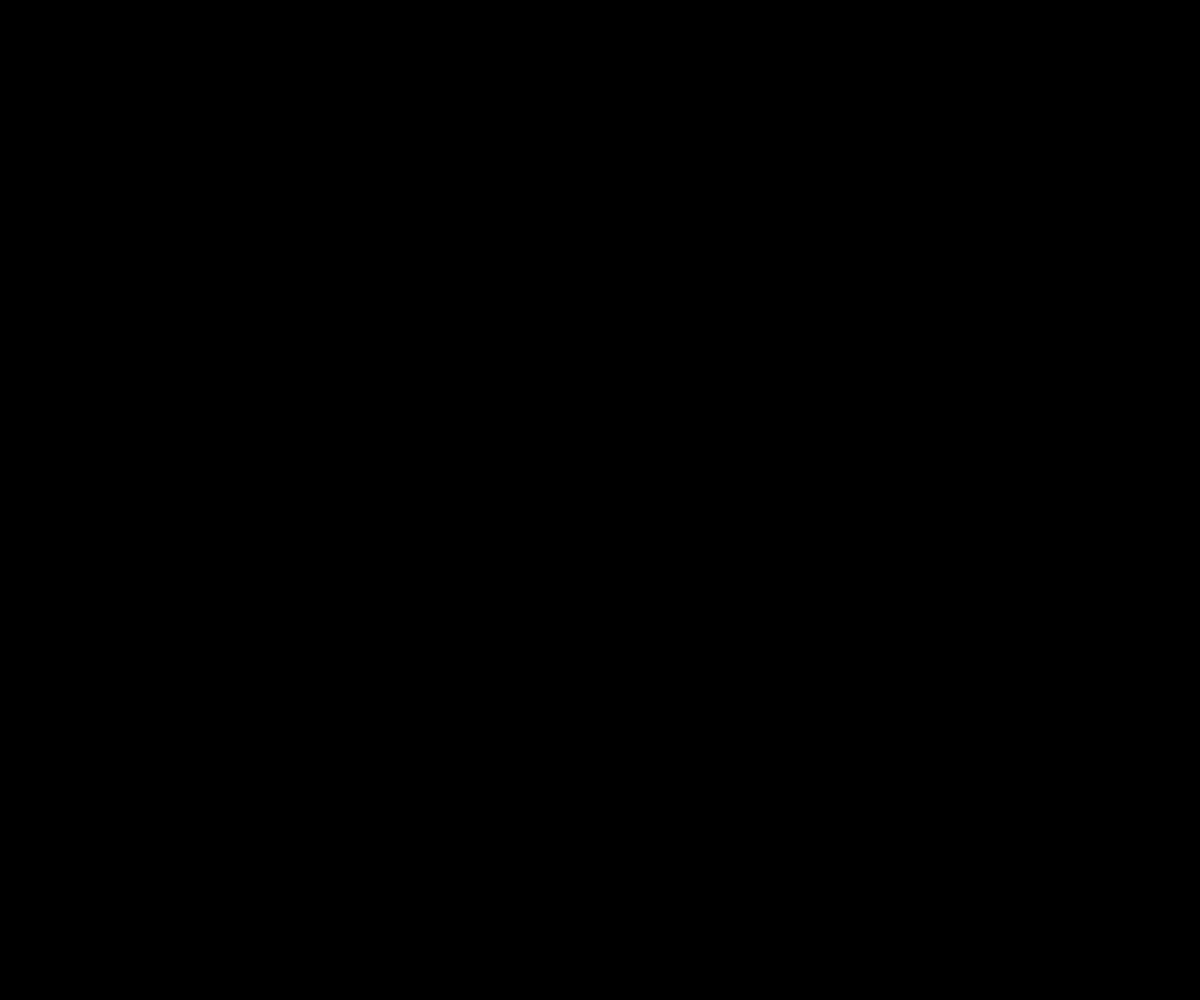
Frame 1 (no input)
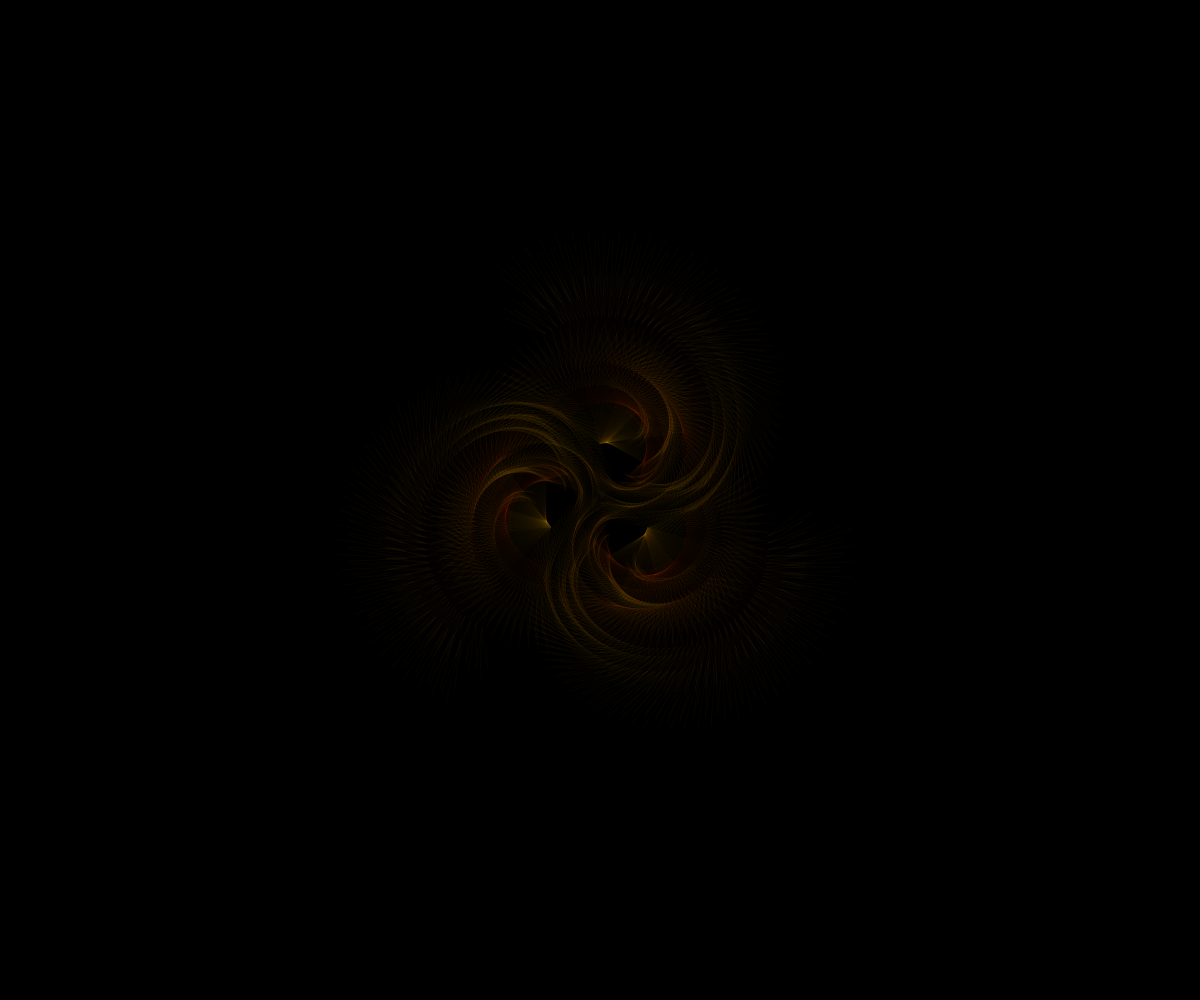
Frame 60 (no input)
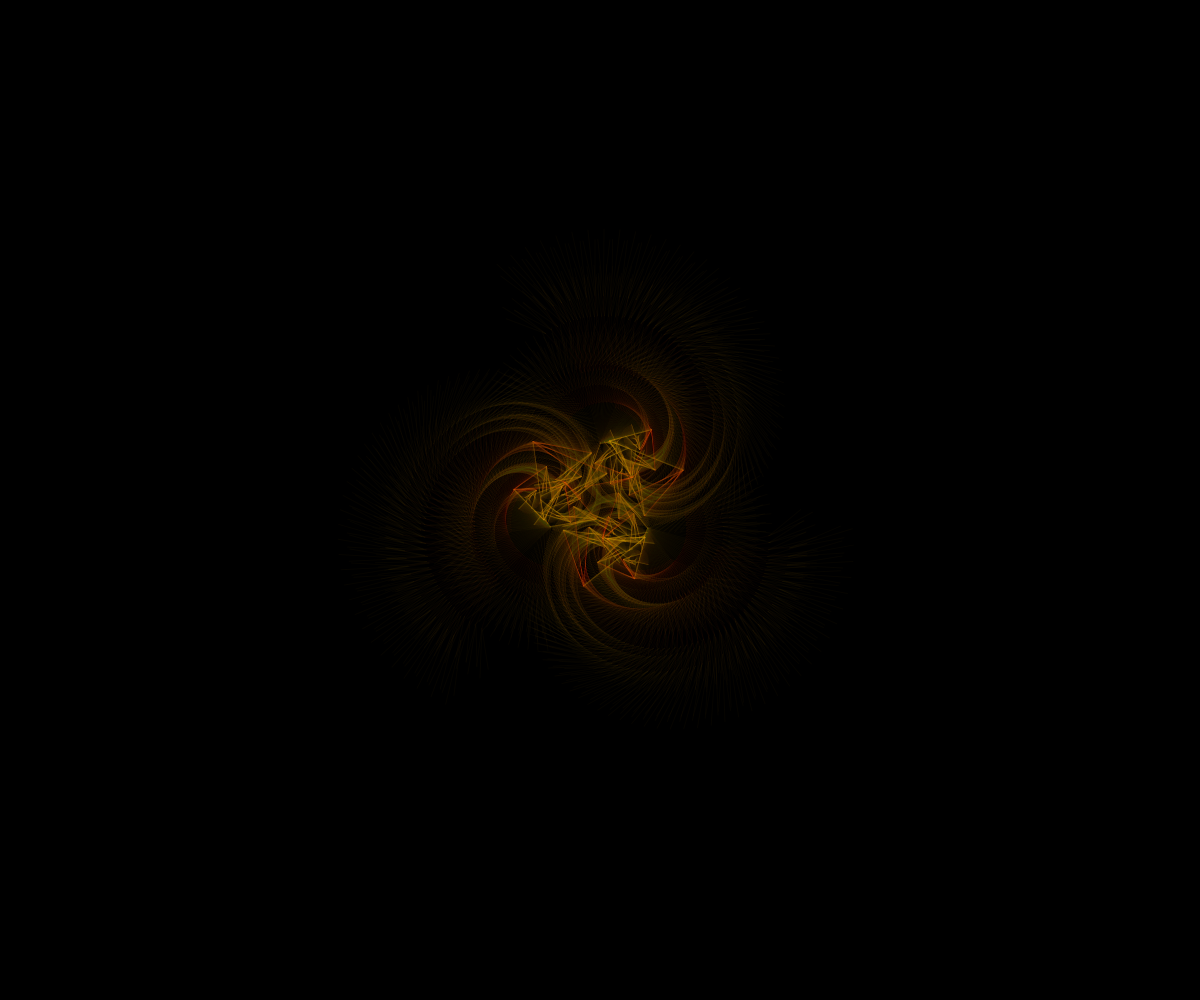
Frame 120 (the mouse pressed at the canvas centre since frame 60)

The p5.js sketch that drew these frames (run headless with seeded random() and noise() and a simulated clock; from frame 60 on, the mouse is pressed at the canvas centre):

// p5.js sketch
// ── sketch.js
var factor = newFactor = lastFactor = 0, spin = newSpin = lastSpin = 0, xo = .0,
  yo = .0,
  r = lastr = .0,
  rr = .0,
  minDiam, newDiam, initDiam,
  splitr = 360;
//TODO
var drawLines = true;
var opq = 7;
var sinRad60;

var _red, _ylw;

function setup() {
  createCanvas(windowWidth, windowHeight);
  frameRate(30);
  background(0);

  //strokeWeight(.5);
  //stroke(255,63,0,opq);


  sinRad60 = sin(radians(60));

  //////
  randomize(true);
  factor = newFactor;
  spin = newSpin;
  randomize(true);

  minDiam = newDiam = 50;
  initDiam = 250;
}

function randomize(update) {
  /*drawLines = random(0,1) > .33;
  if(drawLines) opq = 2;
  else          opq = 31;
  */

  if (update) {
    //new seed
    
    var _factor = random(0, 1) < .5 ? random(-.25, -.1) : random(.1, .55); //.141258;
    var _spin = random(0, 1) < .5 ? random(-.5, -.01) : random(.01, .5); //-.52421;
    //var _minDiam = floor(random(5, 25));

    newFactor = _factor;
    newSpin = _spin;
    //newDiam = _minDiam;

    lastr = frameCount;
    lastFactor = factor;
    lastSpin = spin;

  if (getFrameRate() < 24) //use ma?
    minDiam++;
  else if(getFrameRate() > 33 && minDiam  > 5)
    minDiam--;

    print(`NEWFACTOR:${newFactor}`);
    print(`NWESPIN:${newSpin}`);
  } else {
    var split = (frameCount%splitr) / splitr;
    var lf = lastFactor * (1-split);
    var nf = newFactor * split;
    //print(`lf: ${lf}, nf: ${nf}`);
    factor = lf + nf;//lastFactor * (1-split) + newFactor * split;
    spin = lastSpin * (1-split) + newSpin * split;

    //minDiam = minDiam * (1-split) + newDiam * split;
  //print(`split:${(split)} : ${frameCount%splitr}`);
  }  

  //print(`factor:${factor}`);
  //print(`spin:${spin}`);
  //print(minDiam);
  //print(opq);
}

function resize() {
  resizeCanvas(windowWidth, windowHeight);
  background(0);
  r = rr = xo = yo = 0;
  randomize();
}

function update() {
  r = r + spin;
  rr = (radians(r));
  xo = yo = (sin(rr));
  randomize(frameCount % splitr === lastr % splitr);
}

function draw() {
  //print(frameCount);
  if (frameCount % 60 == 0) background(22, 0, 0, opq);
  if (random(1) > .5) background(22, 0, 0, max(2, floor(opq / 3)));
  if (width != windowWidth || height != windowHeight)
    resize();
  //print(getFrameRate());

  var cx = width / 2;
  var cy = height / 2;
  var diam = min(cx, cy);

  //background(0);

  push();
  translate(cx, cy);
  ////////////////////////
  var bkopq = 1/255;
  var depth = 22;
  background(0, 0, 0, 255 * bkopq);
  //drawStrand(depth, cx / diam, 0, cy / depth, abs(rr));

  /////////////////
  drawTri(0, 0, diam, rr);

  pop();


  /////////////
  update();

  //noLoop();
}

function mouseClicked() {
  print("clickd");
  loop();
}

function drawStrand(depth, cx, cy, diam, angle) {
  if (depth < 1) return;
  var drat = 1 - min(1,pow(diam, 1 / depth));
  //print("depth: " + depth + ", drat: " + drat);
  stroke(255 - 255 * drat, 255 - 255 * drat, 255, 255 * drat);
  //line(0, 0, cx, cy);
  point(0,0);
  push();
  translate(cx, cy);
  rotate((angle));

  drawStrand(depth - 1, sin(angle - noise(rr / r)) * diam, cy + diam, diam / 2, (angle + r) * factor - ((noise(r / rr))));

  pop();
}

function drawTri(cx, cy, diam, angle) {
  var d2, h, h3, r2, w2, xf, yf;

  d2 = diam / 2.0;
  w2 = diam + d2;
  r2 = w2 / 2.0;
  h = sinRad60 * diam;
  h3 = h / 3.0;

  var nn = noise(r/rr);

  xf = cx * factor - nn;
  yf = cy * factor - nn;

  //color t = _red * abs(rr) + _ylw * (1-abs(rr));
  //stroke(t)
  //stroke(_red);
  if (diam < min(width / 4, height / 4)) {
    //print(r);
    stroke(255, 63 + 192 * min(1, abs(1 - minDiam / diam)), 0, opq);
    if (drawLines)
      line(0, 0, xf, yf);
    else
      point(0, 0);

  }


  push();
  translate(xf, yf);
  rotate(angle);

  if (diam > minDiam) {
    var rf = (angle + r) * factor - nn;
    var xx = (cx * (1 - factor) + xo * xf);
    var yy = (cy * (1 - factor) + yo * yf);
    drawTri(xx - d2, yy + h3, d2, rf);
    drawTri(xx, yy + h3 - h, d2, rf);
    drawTri(xx + d2, yy + h3, d2, rf);
  }

  pop();

}
